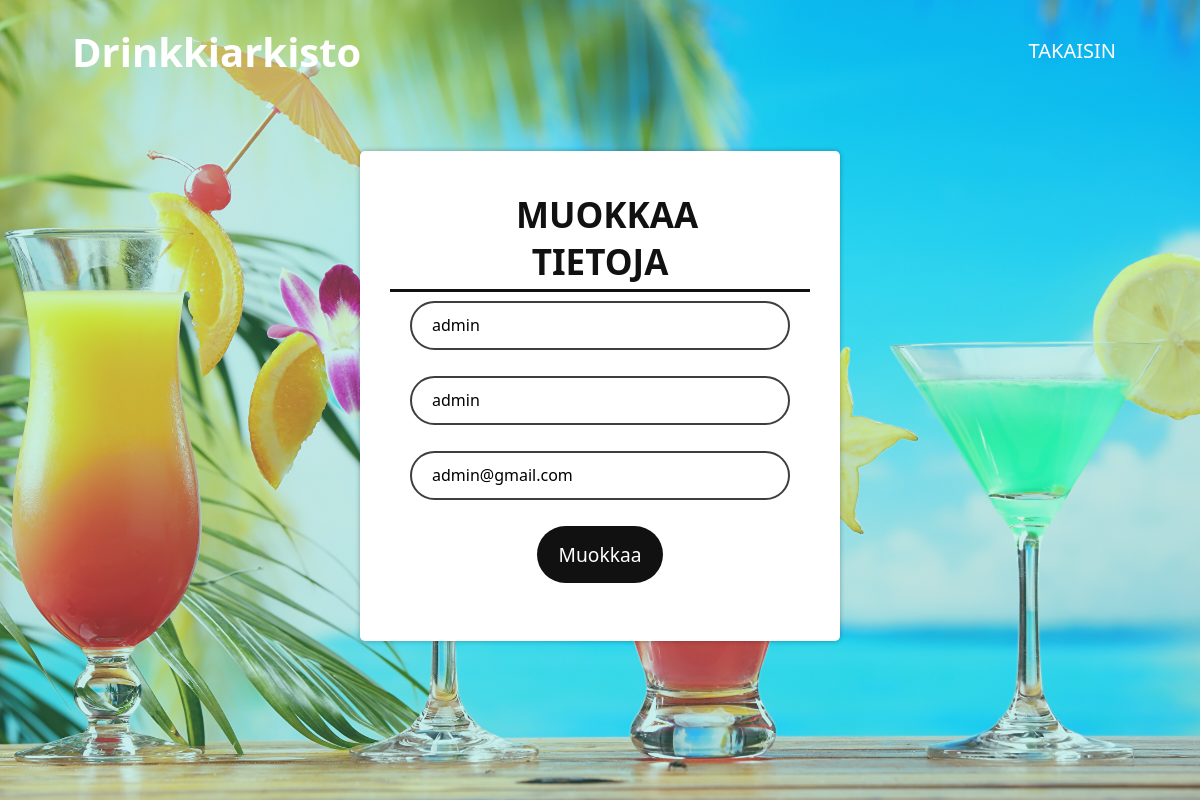
The app's page /paivita.php?id=1 (signed in) with its own data.
### tables this page shows
CREATE TABLE `kayttaja` (
  `id` int(11) NOT NULL,
  `tunnus` varchar(255) NOT NULL,
  `salasana` varchar(255) NOT NULL,
  `email` varchar(255) NOT NULL,
  `adminid` int(1) NOT NULL
);

### paivita.php (the view, shortened to what this page needs)
<?php
include('yhteys.php');
    $result = mysqli_query($conn,"SELECT * FROM kayttaja WHERE id='" . $_GET['id'] . "'");
    $row= mysqli_fetch_array($result);
?>
<!DOCTYPE html>
<html lang="en">
<head>
    <link rel="stylesheet" type="text/css" href="paivita.css">
</head>
<body>
    <section class="header">
        <nav>
            <h1 id="mainheader">Drinkkiarkisto</h1>
            <div class="nav-links">
                <ul>
                    <li><a href="muokkaatietoja.php">TAKAISIN</a></li>
                </ul>
            </div>
        </nav>
        <div class="container">
            <form action="" method="POST" class="lomake">
                <div class="alaviiva">
                    <h1 id="otsikko">MUOKKAA TIETOJA</h1>
                </div>
                <div class="tekstikentat">
                    <input type="text" name="tunnus" placeholder="Tunnus" value="<?php echo $row['tunnus']; ?>"
                        required>
                </div>
                <div class="tekstikentat">
                    <input type="text" name="salasana" placeholder="Salasana" value="<?php echo $row['salasana']; ?>"
                        required>
                </div>
                <div class="tekstikentat">
                    <input type="email" name="email" placeholder="Email" value="<?php echo $row['email']; ?>" required>
                </div>
                <div class="tekstikentat">
                    <button name="submit" class="nappi">Muokkaa</button>
                </div>
            </form>
        </div>
    </section>
</body>
</html

### paivita.css (style rules this page uses)
* { margin: 0px; padding: 0px; font-family: "Segoe UI", Tahoma, Geneva, Verdana, sans-serif; }
.header { min-height: 100vh; width: 100%; background-image: linear-gradient( rgba(43, 199, 191, 0.25), rgba(43, 199, 191, 0.25) ), url("images/tausta4.jpg"); background-position: center; background-size: cover; background-attachment: fixed; position: relative; }
#mainheader { font-size: 40px; color: #fff; }
nav { display: flex; padding: 2% 6%; justify-content: space-between; align-items: center; margin-bottom: 4%; }
.nav-links { flex: 1; text-align: right; }
.nav-links ul li { list-style: none; display: inline-block; padding: 8px 12px; position: relative; }
.nav-links ul li a { color: #fff; text-decoration: none; font-size: 20px; }
.nav-links ul li::after { content: ""; width: 0%; height: 2px; background: #f44336; display: block; margin: auto; transition: 0.5s; }
.container { width: 30%; min-height: 30vh; margin: 0 auto; margin-top: 4%; background: #fff; border-radius: 5px; box-shadow: 0 0 5px rgba(0, 0, 0, 0.3); padding: 40px 30px; text-align: center; }
#otsikko { color: #111; display: block; margin-left: auto; margin-right: auto; width: 40%; padding-bottom: 1%; font-size: 35px; }
.alaviiva { border-bottom: solid 3px #111; margin-bottom: 2%; }
.container .lomake .tekstikentat { width: 100%; height: 50px; margin-bottom: 25px; }
.container .lomake .tekstikentat input { width: 80%; height: 30%; border: 2px solid #e7e7e7; padding: 15px 20px; font-size: 1rem; border-radius: 30px; background: transparent; outline: none; transition: 0.3s; }
.container .lomake .tekstikentat input:focus, .container .lomake .tekstikentat input:valid { border-color: #3e3e3e; }
.container .lomake .tekstikentat .nappi { width: 30%; padding: 15px 20px; text-align: center; border: none; background: #111; outline: none; border-radius: 30px; font-size: 1.2rem; color: #fff; cursor: pointer; transition: 0.3s; }
@media only screen and (min-width: 1024px) and (max-width: 1200px) and (orientation: landscape) { .container { width: 50%; } }
@media only screen and (min-width: 1200px) and (orientation: landscape) { .container { width: 35%; } }
@media only screen and (min-width: 1200px) and (orientation: landscape) { .header { min-height: 100vh; } }

### records on screen
kayttaja: tunnus "admin", salasana "admin", email "admin@gmail.com"
